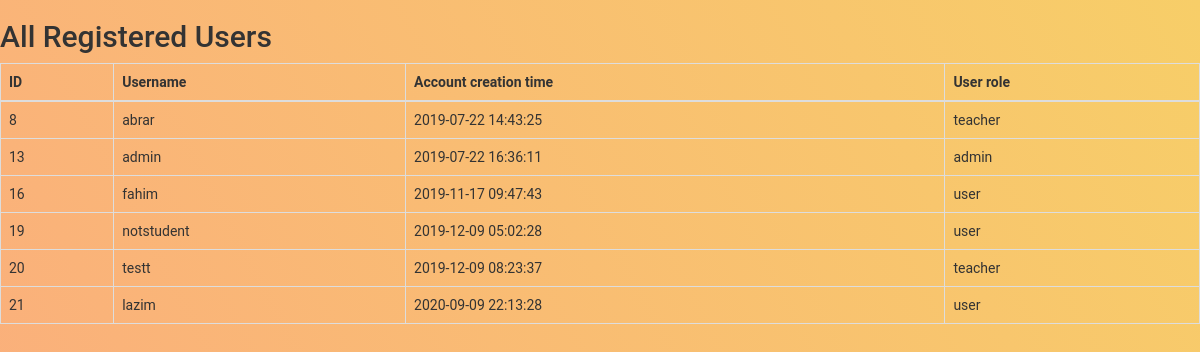
Screenshot of /view/seeallusers.php (signed in) with the database file from the repository.
### tables this page shows
CREATE TABLE `users` (
  `id` int(11) NOT NULL,
  `username` varchar(50) NOT NULL,
  `password` varchar(255) NOT NULL,
  `created_at` datetime DEFAULT current_timestamp(),
  `userstatus` varchar(8) NOT NULL DEFAULT 'user'
);

### view/seeallusers.php (the view, shortened to what this page needs)
<!DOCTYPE html>
<html lang="en">
<head>
  <link rel="stylesheet" href="https://maxcdn.bootstrapcdn.com/bootstrap/3.4.0/css/bootstrap.min.css">
  <link rel="stylesheet" href="style.css">
</head>
<body>
<h2>All Registered Users</h2>
<div class="bs-docs-example">
    <div id="myTabContent" class="tab-content">
        <div class="tab-pane fade in active" id="cse">
            <table class="table table-bordered">
                <thead>
                    <tr>
                        <th>ID </th>
                        <th>Username</th>
                        <th>Account creation time</th>
                        <th>User role</th>
                    </tr>
                </thead>
                <tbody>
                <?php
$conn = mysqli_connect("localhost", "root", "", "testsite");
$sql = "SELECT id, username, created_at, userstatus FROM users";
$result = $conn->query($sql);
if ($result->num_rows > 0) {
while($row = mysqli_fetch_array($result)) {
        echo "<tr>";
        echo "<td>" . $row['id'] . "</td>";
        echo "<td>" . $row['username'] . "</td>";
        echo "<td>" . $row['created_at'] . "</td>";
        echo "<td>" . $row['userstatus'] . "</td>";
        echo "<tr>";
    }
echo "</table>";
} else { echo "0 results"; }
?>
        </div>
        </body>
        </html>

### view/style.css (style rules this page uses)
body { background-color: #FBAB7E; background-image: linear-gradient(62deg, #FBAB7E 0%, #F7CE68 100%); height: 100%; margin: 0; background-repeat: no-repeat; background-attachment: fixed; font-family: 'Roboto', sans-serif; }
html { height: 100%; }

### rows the page displays
users: id "8", username "abrar", created_at "2019-07-22 14:43:25", userstatus "teacher"
users: id "13", username "admin", created_at "2019-07-22 16:36:11", userstatus "admin"
users: id "16", username "fahim", created_at "2019-11-17 09:47:43", userstatus "user"
users: id "19", username "notstudent", created_at "2019-12-09 05:02:28", userstatus "user"
users: id "20", username "testt", created_at "2019-12-09 08:23:37", userstatus "teacher"
users: id "21", username "lazim", created_at "2020-09-09 22:13:28", userstatus "user"
